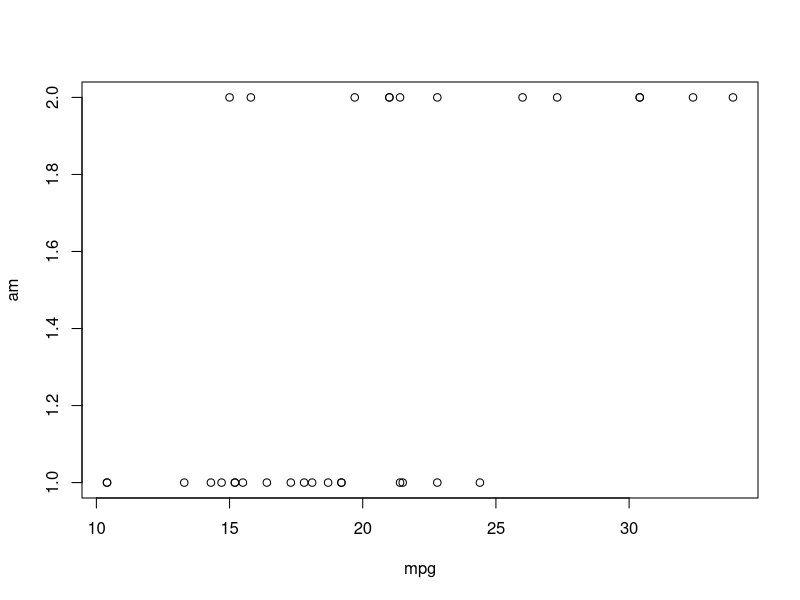

This chart was generated by the following R code:
help(mtcars)
data(mtcars)

# Exploratory analysis
dim(mtcars)
mtcars$am <- factor(mtcars$am)
summary(mtcars)



# Scatter plot of mpg and wt variable 
with(mtcars, plot(mpg, am))
bin0 <- (mtcars[,"am"] == 0)
bin1 <- (mtcars[,"am"] == 1)
mean(mtcars[bin0,"mpg"])
mean(mtcars[bin1,"mpg"])
t.test(mtcars[bin1,"mpg"], mtcars[bin0,"mpg"])$conf


fit1 <- lm(mpg ~ cyl, data = mtcars)
fit2 <- lm(mpg ~ cyl + disp, data = mtcars)
fit3 <- lm(mpg ~ cyl + disp + hp, data = mtcars)
fit4 <- lm(mpg ~ cyl + disp + hp + drat, data = mtcars)
fit5 <- lm(mpg ~ cyl + disp + hp + drat + wt, data = mtcars)
anova(fit1,fit2,fit3,fit4,fit5)

